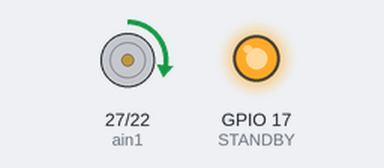
The program below on a simulated Raspberry Pi (BCM pin numbers). On the bench: motor-driver pin pairs drawn as motors (green arrow = first pin HIGH = forward, orange = second pin HIGH = backward, longer = more drive, stopped while the standby pin is LOW), output pins drawn as LEDs (lit = HIGH). At 0.3 s the program stops and its outputs stay as they are.

Above: at 0.15 s.
Timing chart, 0 to 1.8 s (numbered marks = the images above):
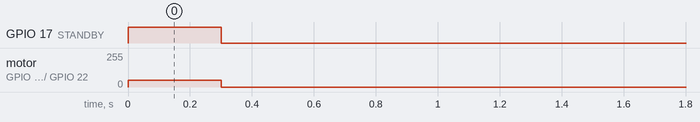

The program:

motor.py
```python
from gpiozero import DigitalOutputDevice, PWMOutputDevice
from time import sleep

STANDBY = DigitalOutputDevice(17)
ain1 = PWMOutputDevice(27)
ain2 = PWMOutputDevice(22)

STANDBY.on()

speed = 0.2
  # 30% speed (0.0 to 1.0)

# Forward
ain1.value = speed
ain2.value = 0
sleep(0.3)
```

Measured:
- by itself, GPIO 17 (STANDBY): LOW → HIGH at 0.00 s, → LOW 0.30 s later
- by itself, motor on GPIO 27 (ain1) / GPIO 22 (ain2): stopped → forward 51/255 at 0.00 s, → stopped 0.30 s later
